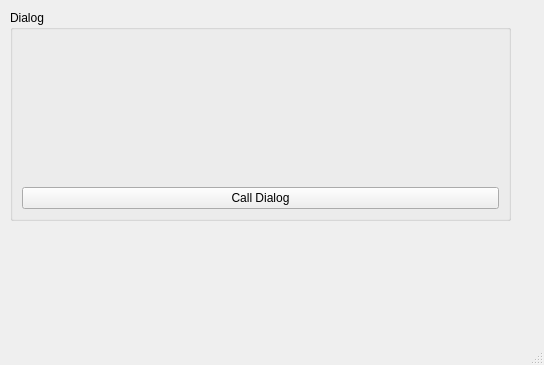
<?xml version="1.0" encoding="UTF-8"?>
<ui version="4.0">
 <class>MainWindow</class>
 <widget class="QMainWindow" name="MainWindow">
  <property name="geometry">
   <rect>
    <x>0</x>
    <y>0</y>
    <width>544</width>
    <height>365</height>
   </rect>
  </property>
  <property name="windowTitle">
   <string>MainWindow</string>
  </property>
  <widget class="QWidget" name="centralwidget">
   <widget class="QGroupBox" name="groupBox">
    <property name="geometry">
     <rect>
      <x>10</x>
      <y>10</y>
      <width>501</width>
      <height>211</height>
     </rect>
    </property>
    <property name="title">
     <string>Dialog</string>
    </property>
    <layout class="QVBoxLayout" name="verticalLayout">
     <item>
      <widget class="QLabel" name="labelmessage">
       <property name="font">
        <font>
         <pointsize>16</pointsize>
        </font>
       </property>
       <property name="text">
        <string/>
       </property>
       <property name="alignment">
        <set>Qt::AlignCenter</set>
       </property>
      </widget>
     </item>
     <item>
      <widget class="QPushButton" name="pushButton">
       <property name="text">
        <string>Call Dialog</string>
       </property>
      </widget>
     </item>
    </layout>
   </widget>
  </widget>
  <widget class="QMenuBar" name="menubar">
   <property name="geometry">
    <rect>
     <x>0</x>
     <y>0</y>
     <width>544</width>
     <height>21</height>
    </rect>
   </property>
  </widget>
  <widget class="QStatusBar" name="statusbar"/>
 </widget>
 <resources/>
 <connections/>
</ui>
